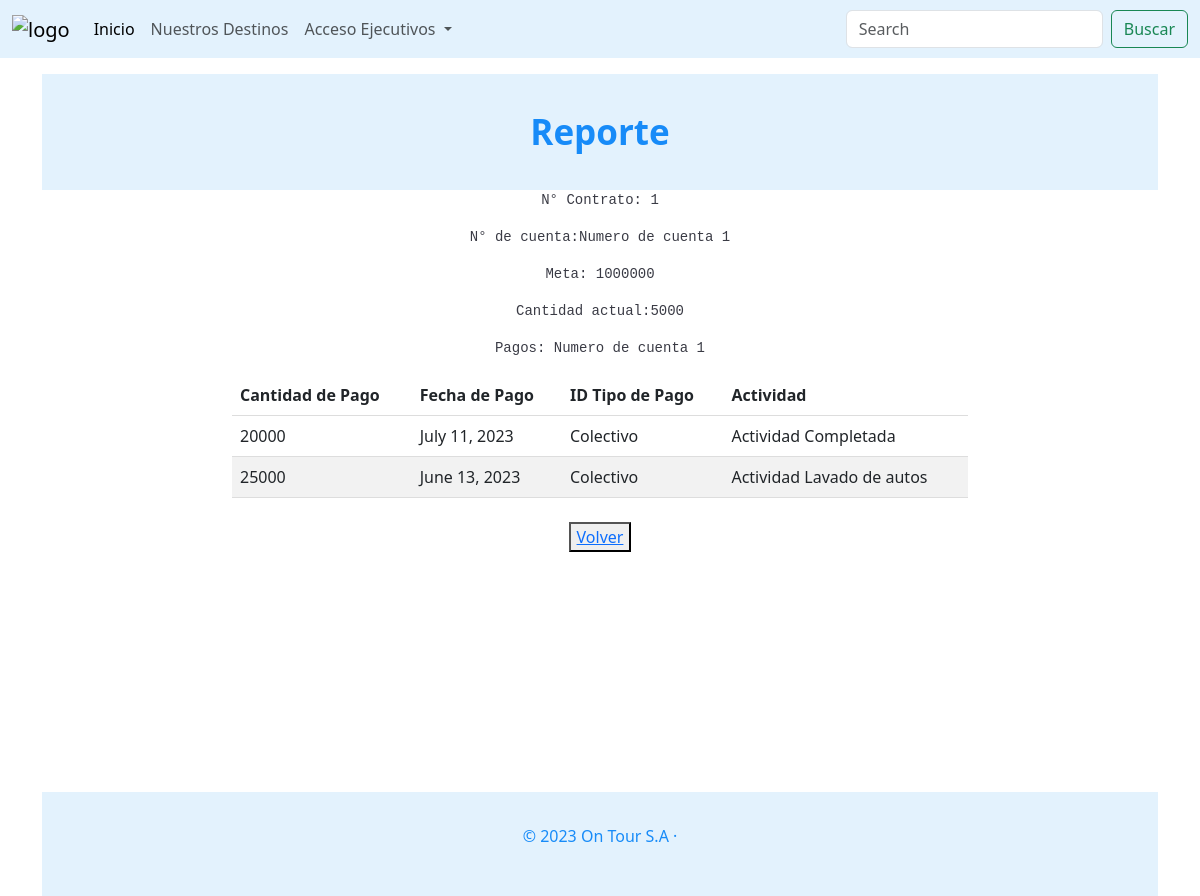
/ontour/reporte_generado/1, run on the app's committed database.
### ontour/models.py (models this page shows, shortened)
class contrato (models.Model):
    id_contrato             = models.AutoField(primary_key = True)
    fecha_contrato          = models.DateField(blank = False, null = False)
    fecha_evento            = models.DateField(blank = False, null = False)
    fecha_de_pago           = models.DateField(blank = False, null = False)
    monto_reserva           = models.IntegerField(blank = False, null = False)
    id_paquete              = models.ForeignKey("paquete_turistico", on_delete=models.CASCADE, blank = False, null = False, max_length=50)
    id_cuenta_viaje         = models.ForeignKey("estado_pago", on_delete=models.CASCADE)
    rut_apoderado           = models.ForeignKey("Apoderado", on_delete=models.CASCADE)
    id_curso                = models.ForeignKey("curso", on_delete=models.CASCADE)

class estado_pago (models.Model):
    id_cuenta_viaje     = models.AutoField(primary_key= True, db_column ='IdCuenta')
    cantidad_actual     = models.IntegerField(blank = False, null = False)
    cantidad_total      = models.IntegerField(blank = False, null = False)
    def __str__(self):
        return ("Numero de cuenta")+ " " +str(self.id_cuenta_viaje)

class Pagos (models.Model):
    id_pago             = models.AutoField(primary_key= True,  db_column ='IdPago')
    cantidad_pago       = models.IntegerField(blank = False, null = False)
    fecha_pago          = models.DateField(blank = False, null = False)
    id_tipo_pago        = models.ForeignKey("Tipo_pago", on_delete=models.CASCADE, blank = False, null = False, max_length=50)
    id_curso            = models.ForeignKey("curso", on_delete=models.CASCADE)
    id_actividad        = models.ForeignKey("actividad",blank = False, null = False, on_delete=models.CASCADE)
    id_cuenta_viaje     = models.ForeignKey("estado_pago", on_delete=models.CASCADE)
    id_contrato         = models.ForeignKey("contrato",  on_delete=models.CASCADE)

class Tipo_pago(models.Model):
    id_tipo_pago = models.AutoField(primary_key=True, db_column='IdTipoPago')
    Tipo_pago = models.CharField(blank=False, null=False, max_length=50)
    def __str__(self):
        return str(self.Tipo_pago)

class actividad (models.Model):
    id_actividad                = models.AutoField(primary_key = True)
    nombre_actividad            = models.CharField(blank = False, null = False, max_length = 15)
    def __str__(self):
        return ("Actividad")+ " " + str(self.nombre_actividad)

### ontour/views.py (the view)
# urls.py: path('reporte_generado/<int:pk>', views.reporte_generado, name='reporte_generado')
def reporte_generado(request,pk):
    if pk != "":
        contratos= contrato.objects.get(id_contrato=pk)
        paquetes = paquete_turistico.objects.all()
        cuentas   = estado_pago.objects.all()
        apoderados  = Apoderado.objects.all()
        cursos      = curso.objects.all()
        pagos = Pagos.objects.filter(id_contrato=contratos)
        context={"contratos":contratos, 'paquetes':paquetes, 'cuentas':cuentas, 'apoderados':apoderados, 'cursos':cursos, 'pagos':pagos}
        if contratos:
            return render(request, 'ontour/reporte_generado.html', context)
        else:
            context={'mensaje': "Error, Curso no existe."}
            return render(request,'ontour/reporte_dos.html', context )

### ontour/templates/ontour/reporte_generado.html (shortened to what this page needs)
{% load static %}
<!DOCTYPE html>
<html lang="es">
<head>
    <link rel="stylesheet" href="{% static 'ccs/estilos.css'%}">
    <link href="https://cdn.jsdelivr.net/npm/bootstrap@5.3.0-alpha3/dist/css/bootstrap.min.css" rel="stylesheet">
    <link rel="stylesheet" href="https://cdn.jsdelivr.net/npm/@tabler/icons-webfont@latest/tabler-icons.min.css">
    <link href="{% static 'vendor/fontawesome-free/css/all.min.css'%}" rel="stylesheet" type="text/css">
    <link href="{% static 'css/sb-admin-2.min.css'%}" rel="stylesheet">
</head>
<body>
    <header>
        <nav class="navbar navbar-expand-lg" style="background-color: #e3f2fd;">
            <div class="container-fluid">
                <a class="navbar-brand" href="{% url 'index'%}">
                    <img src="{% static 'imagenes/logo.png' %}" alt="logo" width="auto" height="100">
                </a>
                <div class="collapse navbar-collapse" id="navbarSupportedContent">
                    <ul class="navbar-nav me-auto mb-2 mb-lg-0">
                        <li class="nav-item">
                            <a class="nav-link active" aria-current="page" href="{% url 'index'%}">Inicio</a>
                        </li>
                    <li class="nav-item">
                        <a class="nav-link" href="{% url 'destinos'%}">Nuestros Destinos</a>
                    </li>
                    <li class="nav-item dropdown">
                        <a class="nav-link dropdown-toggle" href="#" role="button" data-bs-toggle="dropdown" aria-expanded="false">
                            Acceso Ejecutivos
                        </a>
                    </li>
                    </ul>
                    <form class="d-flex" role="search">
                        <input class="form-control me-2" type="search" placeholder="Search" aria-label="Search">
                        <button class="btn btn-outline-success" type="submit">Buscar</button>
                    </form>
                </div>
            </div>
        </nav>
    </header>
    <div class="container">
        <div class="containerfd">
        <div class="row">
            <div class="col-md-12">
                <div id="titulo" class="text-center"> Reporte</h1>
            </div>
            </div>
        </div>
        </div>
    </div>
    <div class="container" style="text-align: center;" >
        <div class="row g-8">
            <div class="col-md-2"></div>
            <div class="col-md-8" >
                <table >
                        {% if contratos %}
                            <form>
                                <pre>N° Contrato: {{contratos.id_contrato}}</pre>
                                <pre>N° de cuenta:{{contratos.id_cuenta_viaje}}</pre>
                                <pre>Meta: {{contratos.id_cuenta_viaje.cantidad_total}}</pre>
                                <pre>Cantidad actual:{{contratos.id_cuenta_viaje.cantidad_actual}}</pre>
                                <pre>Pagos: {{contratos.id_cuenta_viaje}}</pre>
                                {% if pagos %}
                                        <table>
                                            <thead>
                                            <tr>
                                                <th>Cantidad de Pago</th>
                                                <th>Fecha de Pago</th>
                                                <th>ID Tipo de Pago</th>
                                                <th> Actividad </th>
                                            </tr>
                                            </thead>
                                            {%for pago in pagos%}
                                                <tr>
                                                <td>{{ pago.cantidad_pago }}</td>
                                                <td>{{ pago.fecha_pago }}</td>
                                                <td>{{ pago.id_tipo_pago }}</td>
                                                <td>{{pago.id_actividad}}</td>
                                            {% endfor %}
                                        </table>
                                  {% else %}
                                 <p id="nota">No se registraron pagos.</p>
                                {% endif %}
                            </form>
                        {%endif%}
                </table>
                <br>
                <button type="button">
                    <a href= "{%url 'reporte_dos'%}"> Volver </a>
                </button>
            </div>
        </div>
    <link href="../assets/dist/css/bootstrap.min.css" rel="stylesheet">
<footer class="containerf">
    <p>&copy; 2023 On Tour S.A &middot;</p>
</footer>
<link rel="stylesheet" href="{% static 'ontourapp/css/estilos.css' %}">
</body>
</html>

### ontour/static/css/estilos.css (style rules this page uses)
#titulo { text-align: center; font-size: 35px; font-weight: bold; color: #178bf8; }
.containerf { background-color: #e3f2fd; color: #178bf8; text-align: center; padding: 2rem; margin-top: 15rem; }
.containerfd { background-color: #e3f2fd; color: #178bf8; text-align: center; padding: 2rem; margin-top: 1rem; }
table { border-collapse: collapse; width: 100%; }
th, td { padding: 8px; text-align: left; border-bottom: 1px solid #ddd; }
tbody tr:nth-child(even) { background-color: #f2f2f2; }

### data on the page
contrato: id_contrato "1", id_cuenta_viaje "Numero de cuenta 1", id_cuenta_viaje.cantidad_total "1000000", id_cuenta_viaje.cantidad_actual "5000"
Pagos: cantidad_pago "20000", fecha_pago "July 11, 2023", id_tipo_pago "Colectivo", id_actividad "Actividad Completada"
Pagos: cantidad_pago "25000", fecha_pago "June 13, 2023", id_tipo_pago "Colectivo", id_actividad "Actividad Lavado de autos"
